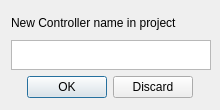
<?xml version="1.0" encoding="UTF-8"?>
<ui version="4.0">
 <class>Add_new_Controller</class>
 <widget class="QDialog" name="Add_new_Controller">
  <property name="geometry">
   <rect>
    <x>0</x>
    <y>0</y>
    <width>220</width>
    <height>110</height>
   </rect>
  </property>
  <property name="minimumSize">
   <size>
    <width>220</width>
    <height>110</height>
   </size>
  </property>
  <property name="maximumSize">
   <size>
    <width>220</width>
    <height>110</height>
   </size>
  </property>
  <property name="windowTitle">
   <string>Add controller</string>
  </property>
  <layout class="QVBoxLayout" name="verticalLayout">
   <item>
    <widget class="QLabel" name="Add_Controller_label">
     <property name="minimumSize">
      <size>
       <width>200</width>
       <height>23</height>
      </size>
     </property>
     <property name="maximumSize">
      <size>
       <width>200</width>
       <height>23</height>
      </size>
     </property>
     <property name="text">
      <string>New Controller name in project</string>
     </property>
     <property name="textFormat">
      <enum>Qt::PlainText</enum>
     </property>
    </widget>
   </item>
   <item>
    <widget class="QPlainTextEdit" name="Add_Controller_Name_field">
     <property name="minimumSize">
      <size>
       <width>200</width>
       <height>30</height>
      </size>
     </property>
     <property name="maximumSize">
      <size>
       <width>200</width>
       <height>30</height>
      </size>
     </property>
    </widget>
   </item>
   <item>
    <widget class="QDialogButtonBox" name="Add_Controller_buttonBox">
     <property name="orientation">
      <enum>Qt::Horizontal</enum>
     </property>
     <property name="standardButtons">
      <set>QDialogButtonBox::Discard|QDialogButtonBox::Ok</set>
     </property>
     <property name="centerButtons">
      <bool>true</bool>
     </property>
    </widget>
   </item>
  </layout>
 </widget>
 <resources/>
 <connections>
  <connection>
   <sender>Add_Controller_buttonBox</sender>
   <signal>accepted()</signal>
   <receiver>Add_new_Controller</receiver>
   <slot>accept()</slot>
   <hints>
    <hint type="sourcelabel">
     <x>248</x>
     <y>254</y>
    </hint>
    <hint type="destinationlabel">
     <x>157</x>
     <y>274</y>
    </hint>
   </hints>
  </connection>
  <connection>
   <sender>Add_Controller_buttonBox</sender>
   <signal>rejected()</signal>
   <receiver>Add_new_Controller</receiver>
   <slot>reject()</slot>
   <hints>
    <hint type="sourcelabel">
     <x>316</x>
     <y>260</y>
    </hint>
    <hint type="destinationlabel">
     <x>286</x>
     <y>274</y>
    </hint>
   </hints>
  </connection>
 </connections>
</ui>
